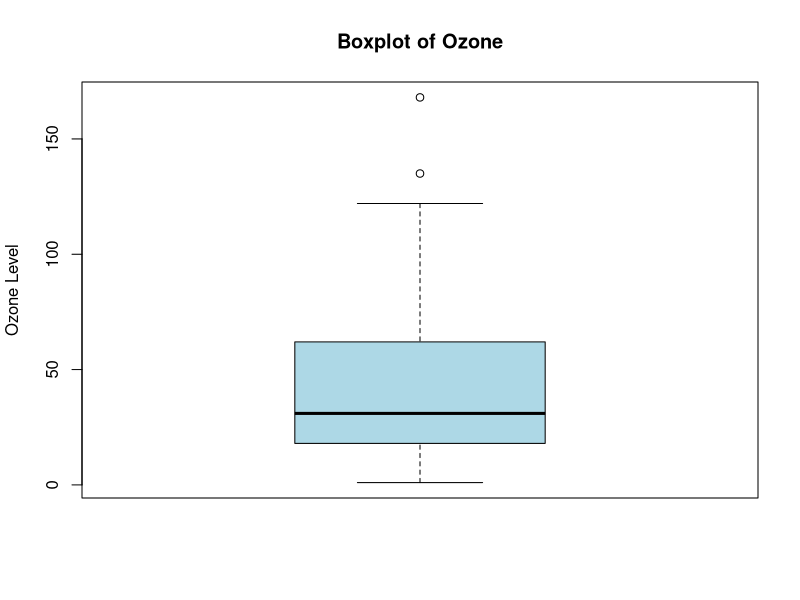
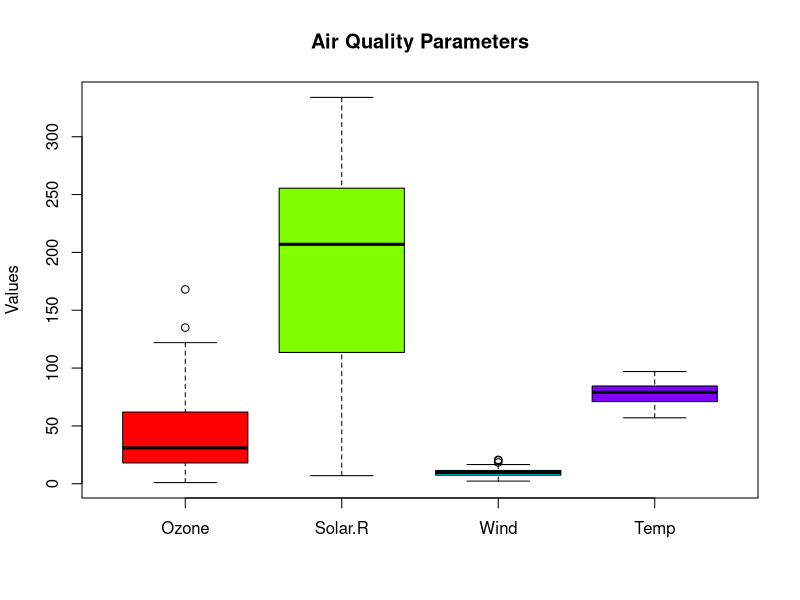
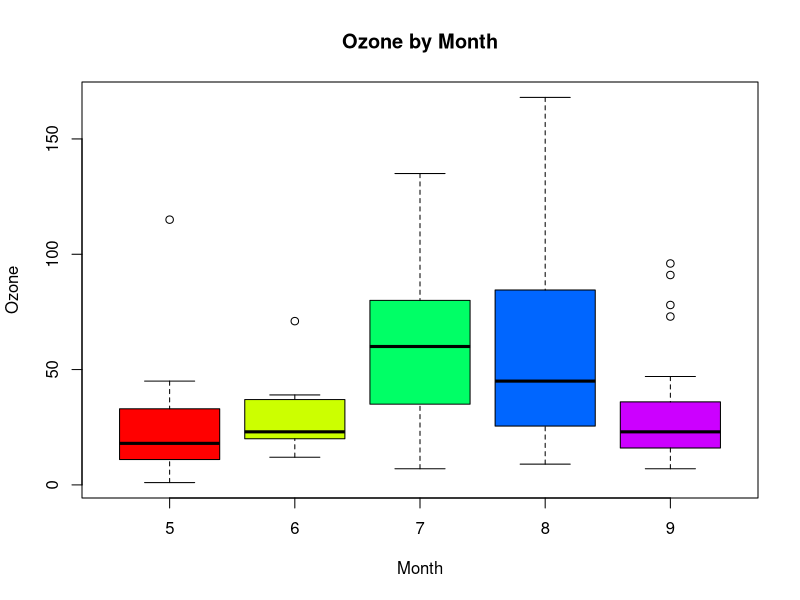

The R script that drew these images, in order:
# 4th - b
# Load dataset
data("airquality")

# View structure
str(airquality)

# Remove missing values
aq <- na.omit(airquality)

# Boxplot for Ozone
boxplot(aq$Ozone,
        main = "Boxplot of Ozone",
        ylab = "Ozone Level",
        col = "lightblue")

# Boxplots for multiple parameters
boxplot(aq[, c("Ozone", "Solar.R", "Wind", "Temp")],
        main = "Air Quality Parameters",
        col = rainbow(4),
        ylab = "Values")

# Boxplot grouped by Month
boxplot(Ozone ~ Month, data = aq,
        main = "Ozone by Month",
        xlab = "Month",
        ylab = "Ozone",
        col = rainbow(length(unique(aq$Month))))
